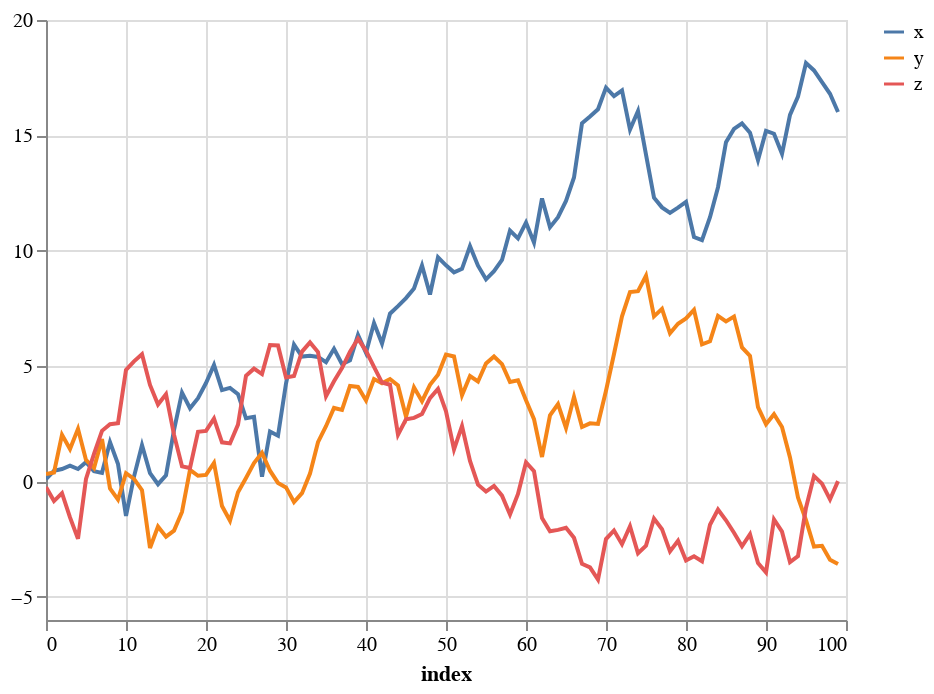

Source (notebook cell):
### Markdown cell above
## Line

### Code cell
df.plot(kind='line')

### Figure 1 — Vega-Lite specification as saved in the notebook (floating-point values rounded to 4 significant figures)
{"$schema": "https://vega.github.io/schema/vega-lite/v3.4.0.json", "config": {"mark": {"tooltip": null}, "view": {"height": 300, "width": 400}}, "data": {"name": "data-13099b60e16e19b1dfc8ec8ad5449064"}, "datasets": {"data-13099b60e16e19b1dfc8ec8ad5449064": [{"index": 0, "x": 0.1017, "y": 0.3197, "z": -0.2409}, {"index": 1, "x": 0.4638, "y": 0.3928, "z": -0.847}, {"index": 2, "x": 0.5428, "y": 2.022, "z": -0.5041}, {"index": 3, "x": 0.6918, "y": 1.408, "z": -1.553}, {"index": 4, "x": 0.5438, "y": 2.282, "z": -2.48}, {"index": 5, "x": 0.8413, "y": 0.9336, "z": 0.1159}, {"index": 6, "x": 0.4441, "y": 0.5846, "z": 1.199}, {"index": 7, "x": 0.3769, "y": 1.845, "z": 2.197}, {"index": 8, "x": 1.709, "y": -0.2965, "z": 2.485}, {"index": 9, "x": 0.7594, "y": -0.784, "z": 2.53}, {"index": 10, "x": -1.487, "y": 0.36, "z": 4.835}, {"index": 11, "x": 0.2151, "y": 0.1158, "z": 5.209}, {"index": 12, "x": 1.574, "y": -0.3725, "z": 5.515}, {"index": 13, "x": 0.368, "y": -2.878, "z": 4.187}, {"index": 14, "x": -0.1154, "y": -1.951, "z": 3.339}, {"index": 15, "x": 0.2686, "y": -2.388, "z": 3.781}, {"index": 16, "x": 2.227, "y": -2.126, "z": 2.033}, {"index": 17, "x": 3.851, "y": -1.319, "z": 0.6587}, {"index": 18, "x": 3.176, "y": 0.5053, "z": 0.5844}, {"index": 19, "x": 3.611, "y": 0.2488, "z": 2.155}, {"index": 20, "x": 4.268, "y": 0.287, "z": 2.193}, {"index": 21, "x": 5.052, "y": 0.8085, "z": 2.727}, {"index": 22, "x": 3.961, "y": -1.06, "z": 1.699}, {"index": 23, "x": 4.058, "y": -1.694, "z": 1.652}, {"index": 24, "x": 3.786, "y": -0.4675, "z": 2.469}, {"index": 25, "x": 2.742, "y": 0.1524, "z": 4.583}, {"index": 26, "x": 2.801, "y": 0.7991, "z": 4.892}, {"index": 27, "x": 0.2069, "y": 1.247, "z": 4.654}, {"index": 28, "x": 2.166, "y": 0.4687, "z": 5.913}, {"index": 29, "x": 1.983, "y": -0.05891, "z": 5.894}, {"index": 30, "x": 4.249, "y": -0.2545, "z": 4.508}, {"index": 31, "x": 5.934, "y": -0.8869, "z": 4.572}, {"index": 32, "x": 5.414, "y": -0.5045, "z": 5.63}, {"index": 33, "x": 5.45, "y": 0.343, "z": 6.03}, {"index": 34, "x": 5.4, "y": 1.704, "z": 5.612}, {"index": 35, "x": 5.173, "y": 2.398, "z": 3.692}, {"index": 36, "x": 5.75, "y": 3.189, "z": 4.344}, {"index": 37, "x": 5.093, "y": 3.107, "z": 4.918}, {"index": 38, "x": 5.254, "y": 4.141, "z": 5.621}, {"index": 39, "x": 6.358, "y": 4.098, "z": 6.186}, {"index": 40, "x": 5.58, "y": 3.514, "z": 5.665}, {"index": 41, "x": 6.869, "y": 4.439, "z": 4.971}, {"index": 42, "x": 5.978, "y": 4.256, "z": 4.29}, {"index": 43, "x": 7.274, "y": 4.442, "z": 4.196}, {"index": 44, "x": 7.601, "y": 4.162, "z": 2.033}, {"index": 45, "x": 7.949, "y": 2.813, "z": 2.694}, {"index": 46, "x": 8.364, "y": 4.084, "z": 2.76}, {"index": 47, "x": 9.36, "y": 3.483, "z": 2.928}, {"index": 48, "x": 8.105, "y": 4.19, "z": 3.614}, {"index": 49, "x": 9.715, "y": 4.624, "z": 4.015}, {"index": 50, "x": 9.37, "y": 5.504, "z": 3.041}, {"index": 51, "x": 9.066, "y": 5.421, "z": 1.395}, {"index": 52, "x": 9.218, "y": 3.739, "z": 2.409}, {"index": 53, "x": 10.2, "y": 4.573, "z": 0.8947}, {"index": 54, "x": 9.352, "y": 4.336, "z": -0.1368}, {"index": 55, "x": 8.763, "y": 5.119, "z": -0.4335}, {"index": 56, "x": 9.118, "y": 5.419, "z": -0.1889}, {"index": 57, "x": 9.603, "y": 5.087, "z": -0.6122}, {"index": 58, "x": 10.88, "y": 4.311, "z": -1.426}, {"index": 59, "x": 10.54, "y": 4.387, "z": -0.5399}, {"index": 60, "x": 11.23, "y": 3.518, "z": 0.8324}, {"index": 61, "x": 10.36, "y": 2.704, "z": 0.4496}, {"index": 62, "x": 12.27, "y": 1.065, "z": -1.58}, {"index": 63, "x": 11.02, "y": 2.866, "z": -2.157}, {"index": 64, "x": 11.45, "y": 3.352, "z": -2.096}, {"index": 65, "x": 12.16, "y": 2.322, "z": -2.002}, {"index": 66, "x": 13.18, "y": 3.665, "z": -2.439}, {"index": 67, "x": 15.52, "y": 2.361, "z": -3.568}, {"index": 68, "x": 15.82, "y": 2.522, "z": -3.717}, {"index": 69, "x": 16.13, "y": 2.494, "z": -4.247}, {"index": 70, "x": 17.07, "y": 3.936, "z": -2.493}, {"index": 71, "x": 16.7, "y": 5.525, "z": -2.121}, {"index": 72, "x": 16.95, "y": 7.16, "z": -2.715}, {"index": 73, "x": 15.25, "y": 8.21, "z": -1.936}, {"index": 74, "x": 16.05, "y": 8.25, "z": -3.107}, {"index": 75, "x": 14.16, "y": 8.916, "z": -2.777}, {"index": 76, "x": 12.3, "y": 7.155, "z": -1.605}, {"index": 77, "x": 11.88, "y": 7.481, "z": -2.065}, {"index": 78, "x": 11.64, "y": 6.424, "z": -3.024}, {"index": 79, "x": 11.87, "y": 6.834, "z": -2.567}, {"index": 80, "x": 12.12, "y": 7.067, "z": -3.424}, {"index": 81, "x": 10.59, "y": 7.438, "z": -3.239}, {"index": 82, "x": 10.46, "y": 5.944, "z": -3.456}, {"index": 83, "x": 11.46, "y": 6.077, "z": -1.871}, {"index": 84, "x": 12.75, "y": 7.178, "z": -1.21}, {"index": 85, "x": 14.71, "y": 6.94, "z": -1.679}, {"index": 86, "x": 15.28, "y": 7.147, "z": -2.218}, {"index": 87, "x": 15.52, "y": 5.813, "z": -2.804}, {"index": 88, "x": 15.12, "y": 5.444, "z": -2.281}, {"index": 89, "x": 13.93, "y": 3.221, "z": -3.535}, {"index": 90, "x": 15.19, "y": 2.487, "z": -3.938}, {"index": 91, "x": 15.07, "y": 2.918, "z": -1.645}, {"index": 92, "x": 14.2, "y": 2.365, "z": -2.172}, {"index": 93, "x": 15.89, "y": 1.043, "z": -3.493}, {"index": 94, "x": 16.68, "y": -0.6943, "z": -3.228}, {"index": 95, "x": 18.13, "y": -1.676, "z": -1.135}, {"index": 96, "x": 17.81, "y": -2.815, "z": 0.2389}, {"index": 97, "x": 17.31, "y": -2.786, "z": -0.0913}, {"index": 98, "x": 16.8, "y": -3.386, "z": -0.7752}, {"index": 99, "x": 16.01, "y": -3.57, "z": 0.01863}]}, "encoding": {"color": {"field": "column", "title": null, "type": "nominal"}, "tooltip": [{"field": "index", "type": "quantitative"}, {"field": "x", "type": "quantitative"}, {"field": "y", "type": "quantitative"}, {"field": "z", "type": "quantitative"}], "x": {"field": "index", "type": "quantitative"}, "y": {"field": "value", "title": null, "type": "quantitative"}}, "mark": "line", "selection": {"selector004": {"bind": "scales", "encodings": ["x", "y"], "type": "interval"}}, "transform": [{"as": ["column", "value"], "fold": ["x", "y", "z"]}]}
